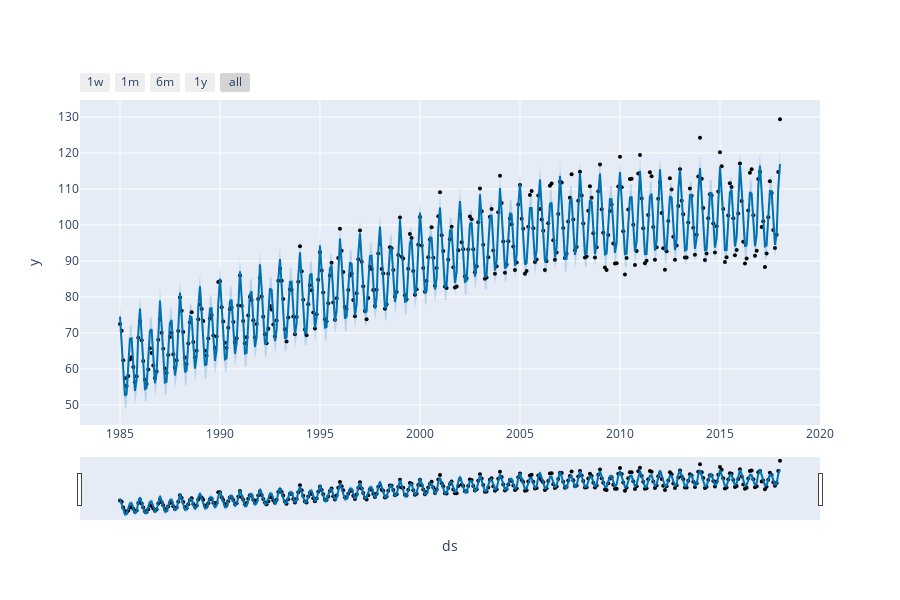
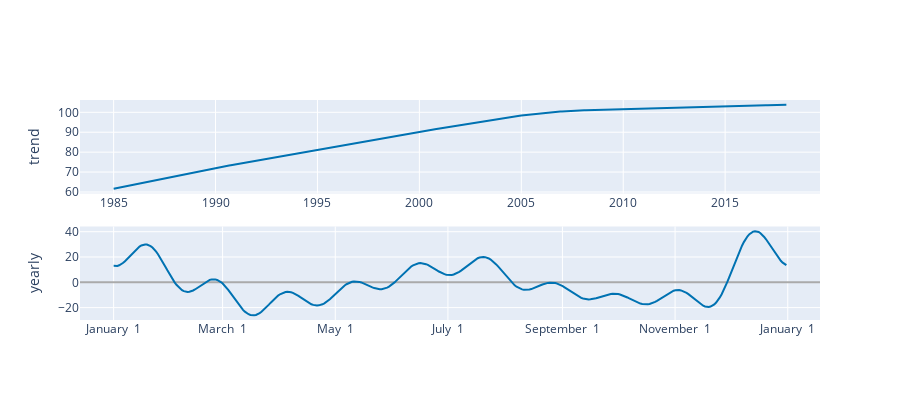

Source (notebook cell) for these figures, in order:
### Markdown cell above
### Prophet

### Code cell
model_df_prophet = model_df.rename(columns={'month': 'ds', 'electricity_production': 'y'})[['ds', 'y']]
m = prophet.Prophet()
m.fit(model_df_prophet)
future = m.make_future_dataframe(periods=1)
forecast = m.predict(future)
display(prophet.plot.plot_plotly(m, forecast))
display(prophet.plot.plot_components_plotly(m, forecast))

### Figure 1 — Plotly figure (JSON) as saved in the notebook; plotly's stock layout.template omitted (floating-point values rounded to 4 significant figures; data arrays with more than 128 entries replaced by an {"elided": "..."} marker saying what was removed)
{"data": [{"marker": {"color": "black", "size": 4}, "mode": "markers", "name": "Actual", "type": "scatter", "x": {"elided": "397 str values"}, "y": {"elided": "397 float values"}}, {"hoverinfo": "skip", "line": {"width": 0}, "mode": "lines", "type": "scatter", "x": {"elided": "398 str values"}, "y": {"elided": "398 float values"}}, {"fill": "tonexty", "fillcolor": "rgba(0, 114, 178, 0.2)", "line": {"color": "#0072B2", "width": 2}, "mode": "lines", "name": "Predicted", "type": "scatter", "x": {"elided": "398 str values"}, "y": {"elided": "398 float values"}}, {"fill": "tonexty", "fillcolor": "rgba(0, 114, 178, 0.2)", "hoverinfo": "skip", "line": {"width": 0}, "mode": "lines", "type": "scatter", "x": {"elided": "398 str values"}, "y": {"elided": "398 float values"}}], "layout": {"height": 600, "showlegend": false, "width": 900, "xaxis": {"autorange": true, "range": ["1983-01-01 12:21:49.0909", "2020-01-01 11:38:10.9091"], "rangeselector": {"buttons": [{"count": 7, "label": "1w", "step": "day", "stepmode": "backward"}, {"count": 1, "label": "1m", "step": "month", "stepmode": "backward"}, {"count": 6, "label": "6m", "step": "month", "stepmode": "backward"}, {"count": 1, "label": "1y", "step": "year", "stepmode": "backward"}, {"step": "all"}]}, "rangeslider": {"autorange": true, "range": ["1983-01-01 12:21:49.0909", "2020-01-01 11:38:10.9091"], "visible": true, "yaxis": {"_template": null, "rangemode": "match"}}, "title": {"text": "ds"}, "type": "date"}, "yaxis": {"autorange": true, "range": [44.45, 134.7], "title": {"text": "y"}, "type": "linear"}}}

### Figure 2 — Plotly figure (JSON) as saved in the notebook; plotly's stock layout.template omitted (floating-point values rounded to 4 significant figures; data arrays with more than 128 entries replaced by an {"elided": "..."} marker saying what was removed)
{"data": [{"line": {"color": "#0072B2", "width": 2}, "mode": "lines", "name": "trend", "type": "scatter", "x": {"elided": "398 str values"}, "xaxis": "x", "y": {"elided": "398 float values"}, "yaxis": "y"}, {"line": {"color": "#0072B2", "width": 2}, "mode": "lines", "name": "yearly", "type": "scatter", "x": {"elided": "365 str values"}, "xaxis": "x2", "y": {"elided": "365 float values"}, "yaxis": "y2"}], "layout": {"height": 400, "showlegend": false, "width": 900, "xaxis": {"anchor": "y", "domain": [0, 1], "range": ["1983-05-09T07:12:00", "2019-08-27T16:48:00"], "type": "date"}, "xaxis2": {"anchor": "y2", "domain": [0, 1], "range": ["2016-12-13T18:54:02.958904115", "2018-01-18T11:04:57.863013581"], "tickformat": "%B %e", "type": "date"}, "yaxis": {"anchor": "x", "autorange": true, "domain": [0.575, 1], "range": [59.25, 106.2], "rangemode": "normal", "title": {"text": "trend"}, "type": "linear", "zerolinecolor": "#AAA"}, "yaxis2": {"anchor": "x2", "autorange": true, "domain": [0, 0.425], "range": [-29.8, 44.11], "title": {"text": "yearly"}, "type": "linear", "zerolinecolor": "#AAA"}}}
